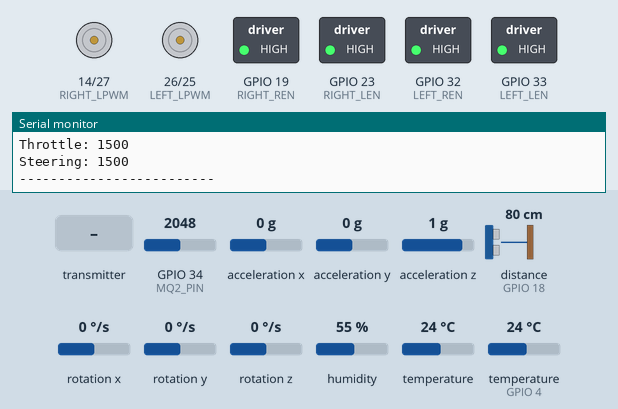
Recording of a sketch running on a simulated ESP32. On the bench: motor-driver pin pairs drawn as motors (green arrow = first pin HIGH = forward, orange = second pin HIGH = backward, longer = more drive), switched loads named in the sketch (green lamp = pin HIGH), the last lines printed to the serial monitor. Wiring (inferred from the names in the program): ultrasonic range finder: trigger GPIO 5; echo GPIO 18. The inputs (shaded band) are chosen by the test bench; at power-on: GPIO 34 (MQ2_PIN) = 2048, acceleration x 0 g, acceleration y 0 g, acceleration z 1 g, distance to the obstacle (sensor on GPIO 18) 80 cm, rotation x 0 °/s, rotation y 0 °/s, rotation z 0 °/s, humidity 55 %, temperature 24 °C, temperature (sensor on GPIO 4) 24 °C. The echo pulse lasts 58.3 µs per cm; WiFi joins after 1.5 s; servers stay silent unless stated; pins used as bus, display or sensor lines are not drawn.

Above: at 2.7 s.
2.8 s: the transmitter starts sending readChannel.1 = 1000
At 3.5 s:
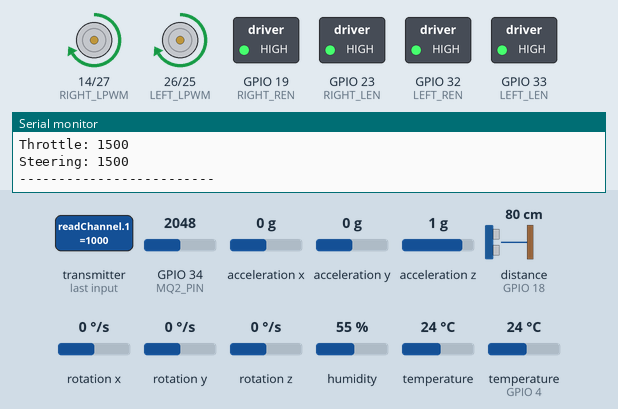
4.3 s: the transmitter starts sending readChannel.0 = 1000
At 5.5 s:
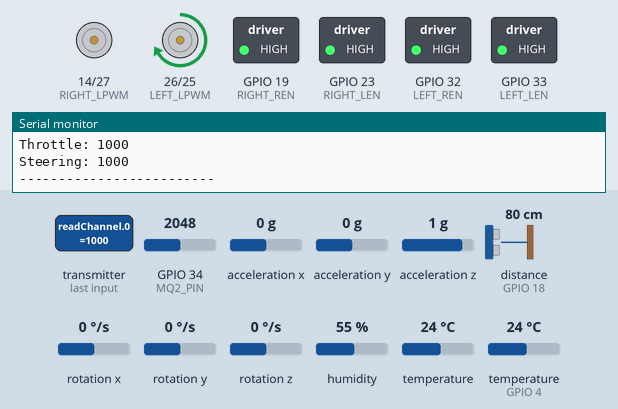
5.8 s: the transmitter starts sending readChannel.1 = 1250
At 6.7 s:
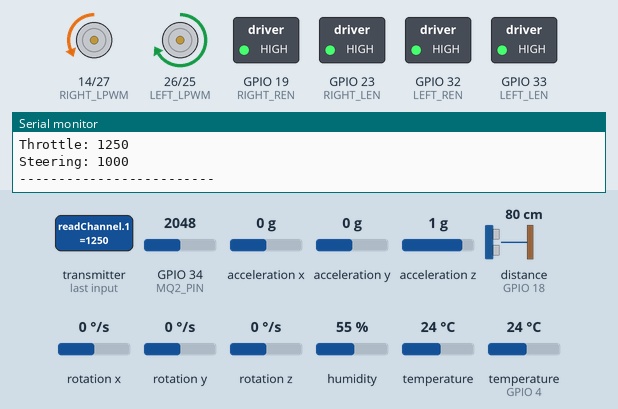
7.3 s: the transmitter starts sending readChannel.0 = 2000
At 8.0 s:
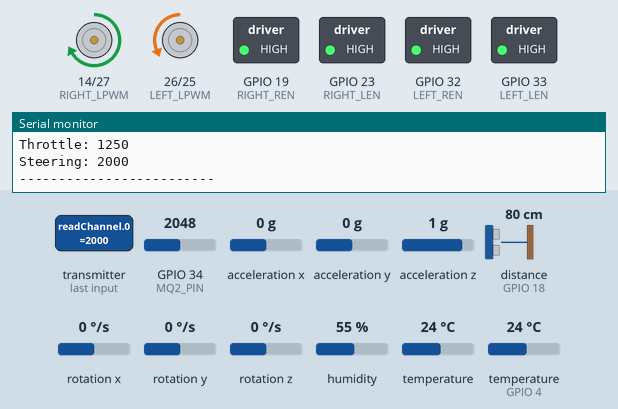
8.8 s: the transmitter starts sending readChannel.1 = 2000
At 9.3 s:
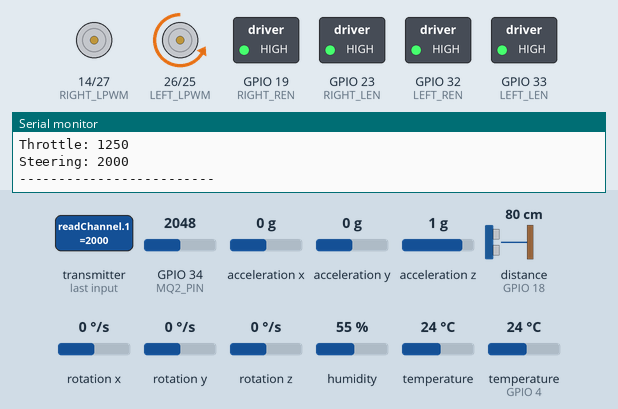
10.3 s: the transmitter starts sending readChannel.0 = 1250
At 11.5 s:
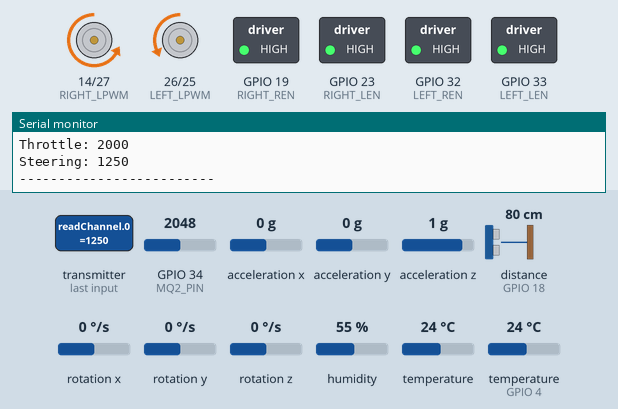
Timing chart, 0 to 12.8 s (numbered marks = the images above; inputs shaded):
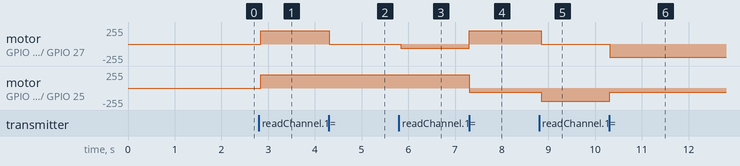

Measured:
- after the input at 2.8 s, motor on GPIO 14 (RIGHT_LPWM) / GPIO 27 (RIGHT_RPWM), motor on GPIO 26 (LEFT_LPWM) / GPIO 25 (LEFT_RPWM): stopped → forward 200/255 at once
- after the input at 4.3 s, motor on GPIO 14 (RIGHT_LPWM) / GPIO 27 (RIGHT_RPWM): forward 200/255 → stopped at once
- after the input at 5.8 s, motor on GPIO 14 (RIGHT_LPWM) / GPIO 27 (RIGHT_RPWM): stopped → backward 66/255 at once
- after the input at 7.3 s, motor on GPIO 14 (RIGHT_LPWM) / GPIO 27 (RIGHT_RPWM): backward 66/255 → forward 200/255 at once; motor on GPIO 26 (LEFT_LPWM) / GPIO 25 (LEFT_RPWM): forward 200/255 → backward 66/255 at once
- after the input at 8.8 s, motor on GPIO 14 (RIGHT_LPWM) / GPIO 27 (RIGHT_RPWM): forward 200/255 → stopped at once; motor on GPIO 26 (LEFT_LPWM) / GPIO 25 (LEFT_RPWM): backward 66/255 → backward 200/255 at once
- after the input at 10.3 s, motor on GPIO 14 (RIGHT_LPWM) / GPIO 27 (RIGHT_RPWM): stopped → backward 200/255 at once; motor on GPIO 26 (LEFT_LPWM) / GPIO 25 (LEFT_RPWM): backward 200/255 → backward 66/255 at once

The sketch:

esp32.ino
```cpp
#include <Arduino.h>
#include <WiFi.h>
#include <HTTPClient.h>
#include <Wire.h>
#include <DHT.h>
#include <IBusBM.h>
#include <Adafruit_MPU6050.h>
#include <Adafruit_Sensor.h>

// =====================================================
// HAZARDSCOUT - MAIN ESP32 DEVKIT V1
// Sensors + FlySky iBUS + BTS7960 + ThingSpeak
// =====================================================

// ---------------- Wi-Fi ----------------
const char* WIFI_SSID = "YOUR_WIFI_NAME";
const char* WIFI_PASSWORD = "YOUR_WIFI_PASSWORD";

// ---------------- ThingSpeak ----------------
const char* THINGSPEAK_WRITE_KEY = "YOUR_WRITE_API_KEY";
const char* THINGSPEAK_URL =
  "http://api.thingspeak.com/update";

// ---------------- Pin definitions ----------------
#define IBUS_RX_PIN 16

#define LEFT_RPWM  25
#define LEFT_LPWM  26
#define RIGHT_RPWM 27
#define RIGHT_LPWM 14

#define LEFT_REN  32
#define LEFT_LEN  33
#define RIGHT_REN 19
#define RIGHT_LEN 23

#define TRIG_PIN 5
#define ECHO_PIN 18

#define DHT_PIN 4
#define DHT_TYPE DHT11

#define MQ2_PIN 34

#define SDA_PIN 21
#define SCL_PIN 22

// ---------------- Objects ----------------
IBusBM ibus;
DHT dht(DHT_PIN, DHT_TYPE);
Adafruit_MPU6050 mpu;

// ---------------- Timing ----------------
const unsigned long DHT_INTERVAL = 2000;
const unsigned long SENSOR_INTERVAL = 250;
const unsigned long THINGSPEAK_INTERVAL = 15000;
const unsigned long RC_CHECK_INTERVAL = 50;

// ---------------- Sensor values ----------------
float distanceCm = -1;
float temperatureC = NAN;
float humidity = NAN;

int mq2Raw = 0;

float accelX = 0;
float accelY = 0;
float accelZ = 0;

float gyroX = 0;
float gyroY = 0;
float gyroZ = 0;

// ---------------- Receiver values ----------------
int throttleValue = 1500;
int steeringValue = 1500;

bool receiverValid = false;
unsigned long lastValidReceiverTime = 0;

// ---------------- Timing trackers ----------------
unsigned long lastDHTRead = 0;
unsigned long lastSensorRead = 0;
unsigned long lastThingSpeakUpload = 0;
unsigned long lastRCCheck = 0;

// ---------------- Motor settings ----------------
const int MOTOR_MAX_PWM = 200;
const int MOTOR_DEADZONE = 40;


// =====================================================
// MOTOR CONTROL
// =====================================================

void enableMotorDrivers() {
  digitalWrite(LEFT_REN, HIGH);
  digitalWrite(LEFT_LEN, HIGH);

  digitalWrite(RIGHT_REN, HIGH);
  digitalWrite(RIGHT_LEN, HIGH);
}

void stopMotors() {
  analogWrite(LEFT_RPWM, 0);
  analogWrite(LEFT_LPWM, 0);

  analogWrite(RIGHT_RPWM, 0);
  analogWrite(RIGHT_LPWM, 0);
}

void setMotor(int rpwmPin, int lpwmPin, int speedValue) {
  speedValue = constrain(speedValue, -255, 255);

  if (abs(speedValue) < MOTOR_DEADZONE) {
    analogWrite(rpwmPin, 0);
    analogWrite(lpwmPin, 0);
    return;
  }

  if (speedValue > 0) {
    analogWrite(rpwmPin, speedValue);
    analogWrite(lpwmPin, 0);
  } else {
    analogWrite(rpwmPin, 0);
    analogWrite(lpwmPin, abs(speedValue));
  }
}

void driveMotors(int leftSpeed, int rightSpeed) {
  leftSpeed = constrain(leftSpeed, -MOTOR_MAX_PWM, MOTOR_MAX_PWM);
  rightSpeed = constrain(rightSpeed, -MOTOR_MAX_PWM, MOTOR_MAX_PWM);

  setMotor(LEFT_RPWM, LEFT_LPWM, leftSpeed);
  setMotor(RIGHT_RPWM, RIGHT_LPWM, rightSpeed);
}


// =====================================================
// FLYSKY iBUS RECEIVER
// =====================================================

int readIBusChannel(uint8_t channel) {
  return ibus.readChannel(channel);
}

bool channelLooksValid(int value) {
  return value >= 900 && value <= 2100;
}

void updateReceiver() {
  ibus.loop();

  int newThrottle = readIBusChannel(1);
  int newSteering = readIBusChannel(0);

  if (channelLooksValid(newThrottle) &&
      channelLooksValid(newSteering)) {

    throttleValue = newThrottle;
    steeringValue = newSteering;

    receiverValid = true;
    lastValidReceiverTime = millis();
  }

  if (!receiverValid ||
      millis() - lastValidReceiverTime > 500) {

    receiverValid = false;
    throttleValue = 1500;
    steeringValue = 1500;

    stopMotors();
  }
}

int mapReceiverToMotor(int receiverValue) {
  int motorValue = map(receiverValue, 1000, 2000, -255, 255);
  return constrain(motorValue, -255, 255);
}

void processDriveControls() {
  if (!receiverValid) {
    stopMotors();
    return;
  }

  int throttle = mapReceiverToMotor(throttleValue);
  int steering = mapReceiverToMotor(steeringValue);

  int leftSpeed = throttle + steering;
  int rightSpeed = throttle - steering;

  int largest = max(abs(leftSpeed), abs(rightSpeed));

  if (largest > MOTOR_MAX_PWM) {
    leftSpeed = leftSpeed * MOTOR_MAX_PWM / largest;
    rightSpeed = rightSpeed * MOTOR_MAX_PWM / largest;
  }

  driveMotors(leftSpeed, rightSpeed);
}


// =====================================================
// HC-SR04 ULTRASONIC SENSOR
// =====================================================

float readDistance() {
  digitalWrite(TRIG_PIN, LOW);
  delayMicroseconds(3);

  digitalWrite(TRIG_PIN, HIGH);
  delayMicroseconds(10);

  digitalWrite(TRIG_PIN, LOW);

  unsigned long duration =
    pulseIn(ECHO_PIN, HIGH, 30000);

  if (duration == 0) {
    return -1;
  }

  return duration * 0.0343 / 2.0;
}


// =====================================================
// DHT11
// =====================================================

void readDHT() {
  if (millis() - lastDHTRead < DHT_INTERVAL) {
    return;
  }

  lastDHTRead = millis();

  float newTemperature = dht.readTemperature();
  float newHumidity = dht.readHumidity();

  if (!isnan(newTemperature)) {
    temperatureC = newTemperature;
  }

  if (!isnan(newHumidity)) {
    humidity = newHumidity;
  }
}


// =====================================================
// MPU-6050
// =====================================================

void readMPU6050() {
  sensors_event_t acceleration;
  sensors_event_t gyro;
  sensors_event_t temperature;

  mpu.getEvent(
    &acceleration,
    &gyro,
    &temperature
  );

  accelX = acceleration.acceleration.x;
  accelY = acceleration.acceleration.y;
  accelZ = acceleration.acceleration.z;

  gyroX = gyro.gyro.x;
  gyroY = gyro.gyro.y;
  gyroZ = gyro.gyro.z;
}


// =====================================================
// SENSOR COLLECTION
// =====================================================

void readSensors() {
  if (millis() - lastSensorRead < SENSOR_INTERVAL) {
    return;
  }

  lastSensorRead = millis();

  distanceCm = readDistance();
  mq2Raw = analogRead(MQ2_PIN);

  readDHT();
  readMPU6050();
}


// =====================================================
// THINGSPEAK
// =====================================================

void uploadToThingSpeak() {
  if (WiFi.status() != WL_CONNECTED) {
    return;
  }

  if (millis() - lastThingSpeakUpload <
      THINGSPEAK_INTERVAL) {
    return;
  }

  lastThingSpeakUpload = millis();

  HTTPClient http;

  String url = String(THINGSPEAK_URL) +
    "?api_key=" + THINGSPEAK_WRITE_KEY +
    "&field1=" + String(distanceCm, 2) +
    "&field2=" + String(temperatureC, 2) +
    "&field3=" + String(humidity, 2) +
    "&field4=" + String(mq2Raw);

  http.begin(url);

  int responseCode = http.GET();

  Serial.print("ThingSpeak response: ");
  Serial.println(responseCode);

  http.end();
}


// =====================================================
// WIFI
// =====================================================

void connectWiFi() {
  WiFi.mode(WIFI_STA);
  WiFi.begin(WIFI_SSID, WIFI_PASSWORD);

  Serial.print("Connecting to Wi-Fi");

  unsigned long startTime = millis();

  while (WiFi.status() != WL_CONNECTED &&
         millis() - startTime < 15000) {

    delay(500);
    Serial.print(".");
  }

  Serial.println();

  if (WiFi.status() == WL_CONNECTED) {
    Serial.println("Wi-Fi connected");
    Serial.print("ESP32 IP: ");
    Serial.println(WiFi.localIP());
  } else {
    Serial.println("Wi-Fi connection failed");
  }
}


// =====================================================
// SERIAL MONITOR
// =====================================================

void printSensorData() {
  Serial.println("------ HAZARDSCOUT ------");

  Serial.print("Distance: ");
  Serial.print(distanceCm);
  Serial.println(" cm");

  Serial.print("Temperature: ");
  Serial.print(temperatureC);
  Serial.println(" C");

  Serial.print("Humidity: ");
  Serial.print(humidity);
  Serial.println(" %");

  Serial.print("MQ-2 raw: ");
  Serial.println(mq2Raw);

  Serial.print("Accel X: ");
  Serial.println(accelX);

  Serial.print("Accel Y: ");
  Serial.println(accelY);

  Serial.print("Accel Z: ");
  Serial.println(accelZ);

  Serial.print("Receiver valid: ");
  Serial.println(receiverValid ? "YES" : "NO");

  Serial.print("Throttle: ");
  Serial.println(throttleValue);

  Serial.print("Steering: ");
  Serial.println(steeringValue);

  Serial.println("-------------------------");
}


// =====================================================
// SETUP
// =====================================================

void setup() {
  Serial.begin(115200);

  pinMode(LEFT_RPWM, OUTPUT);
  pinMode(LEFT_LPWM, OUTPUT);
  pinMode(RIGHT_RPWM, OUTPUT);
  pinMode(RIGHT_LPWM, OUTPUT);

  pinMode(LEFT_REN, OUTPUT);
  pinMode(LEFT_LEN, OUTPUT);
  pinMode(RIGHT_REN, OUTPUT);
  pinMode(RIGHT_LEN, OUTPUT);

  pinMode(TRIG_PIN, OUTPUT);
  pinMode(ECHO_PIN, INPUT);

  pinMode(MQ2_PIN, INPUT);

  stopMotors();
  enableMotorDrivers();

  dht.begin();

  Wire.begin(SDA_PIN, SCL_PIN);

  if (!mpu.begin()) {
    Serial.println("MPU6050 not detected");
  } else {
    Serial.println("MPU6050 connected");

    mpu.setAccelerometerRange(
      MPU6050_RANGE_8_G
    );

    mpu.setGyroRange(
      MPU6050_RANGE_500_DEG
    );

    mpu.setFilterBandwidth(
      MPU6050_BAND_21_HZ
    );
  }

  Serial2.begin(
    115200,
    SERIAL_8N1,
    IBUS_RX_PIN,
    -1
  );

  ibus.begin(Serial2);

  connectWiFi();

  Serial.println("HazardScout firmware started");
}


// =====================================================
// MAIN LOOP
// =====================================================

void loop() {
  updateReceiver();

  if (millis() - lastRCCheck >= RC_CHECK_INTERVAL) {
    lastRCCheck = millis();
    processDriveControls();
  }

  readSensors();

  uploadToThingSpeak();

  static unsigned long lastPrint = 0;

  if (millis() - lastPrint >= 1000) {
    lastPrint = millis();
    printSensorData();
  }
}
```
